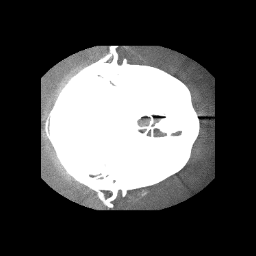

Generate this figure with Python:
#!/usr/bin/env python

# Reslice an image using information input to preserve original geometry.

# Factory overrides
import vtkmodules.vtkInteractionStyle  # noqa: F401
import vtkmodules.vtkRenderingFreeType  # noqa: F401
import vtkmodules.vtkRenderingOpenGL2  # noqa: F401

import os

from vtkmodules.vtkIOImage import vtkPNGReader
from vtkmodules.vtkImagingCore import (
    vtkImageChangeInformation,
    vtkImageReslice,
)
from vtkmodules.vtkRenderingCore import (
    vtkImageActor,
    vtkRenderWindow,
    vtkRenderWindowInteractor,
    vtkRenderer,
)

# Image pipeline
reader = vtkPNGReader()
reader.SetDataSpacing(0.8, 0.8, 1.5)
data_dir = os.environ.get("VPE_DATA_DIR", os.path.dirname(os.path.abspath(__file__)))

reader.SetFileName(os.path.join(data_dir, "fullhead15.png"))
reader.Update()

# Reslice with rotated axes
reslice = vtkImageReslice()
reslice.SetResliceAxesDirectionCosines([0, 1, 0, -1, 0, 0, 0, 0, 1])
reslice.SetInputConnection(reader.GetOutputPort())
reslice.SetInformationInput(reader.GetOutput())

# Reset information back to original
information2 = vtkImageChangeInformation()
information2.SetInputConnection(reslice.GetOutputPort())
information2.SetInformationInputData(reader.GetOutput())
information2.Update()

# Display with vtkImageActor
image_actor = vtkImageActor()
image_actor.GetMapper().SetInputConnection(information2.GetOutputPort())

# Renderer
renderer = vtkRenderer()
renderer.AddActor(image_actor)

# Window
render_window = vtkRenderWindow()
render_window.AddRenderer(renderer)
render_window.SetSize(256, 256)
render_window.SetWindowName("reslice information input")

# Scene
renderer.ResetCamera()

# Interactor
interactor = vtkRenderWindowInteractor()
interactor.SetRenderWindow(render_window)

interactor.Initialize()
interactor.Start()
